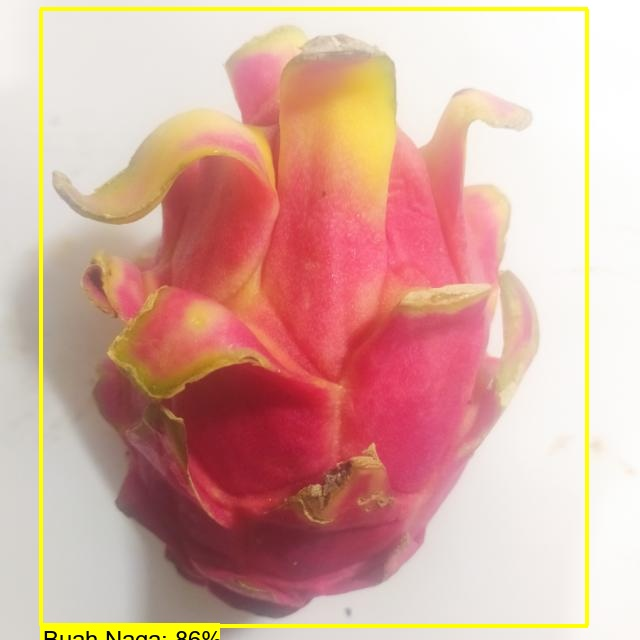

The Python source for this figure:
import os
import tensorflow as tf
from object_detection.utils import label_map_util
from object_detection.utils import visualization_utils as viz_utils
from object_detection.builders import model_builder
from object_detection.utils import config_util
import cv2
import numpy as np
from matplotlib import pyplot as plt
import random
import time
import calendar

from fastapi import FastAPI, File, UploadFile
import uvicorn
import shutil
from fastapi.responses import FileResponse

CUSTOM_MODEL_NAME = 'consumzy_dataset_v2'
PRETRAINED_MODEL_NAME = 'ssd_mobilenet_v2_fpnlite_640x640_coco17_tpu-8'
PRETRAINED_MODEL_URL = 'http://download.tensorflow.org/models/object_detection/tf2/20200711/ssd_mobilenet_v2_fpnlite_640x640_coco17_tpu-8.tar.gz'
TF_RECORD_SCRIPT_NAME = 'generate_tfrecord.py'
LABEL_MAP_NAME = 'label_map.pbtxt'

paths = {
    'WORKSPACE_PATH': os.path.join('Tensorflow', 'workspace'),
    'SCRIPTS_PATH': os.path.join('Tensorflow', 'scripts'),
    # 'APIMODEL_PATH': os.path.join('Tensorflow', 'models'),
    'ANNOTATION_PATH': os.path.join('Tensorflow', 'workspace', 'annotations_2'),
    # 'MODEL_PATH': os.path.join('Tensorflow', 'workspace', 'models'),
    'PRETRAINED_MODEL_PATH': os.path.join('Tensorflow', 'workspace', 'pre-trained-models'),
    'CHECKPOINT_PATH': os.path.join('Tensorflow', 'workspace', 'models', CUSTOM_MODEL_NAME),
    # 'OUTPUT_PATH': os.path.join('Tensorflow', 'workspace', 'models', CUSTOM_MODEL_NAME, 'export'),
    # 'TFJS_PATH': os.path.join('Tensorflow', 'workspace', 'models', CUSTOM_MODEL_NAME, 'tfjsexport'),
    # 'TFLITE_PATH': os.path.join('Tensorflow', 'workspace', 'models', CUSTOM_MODEL_NAME, 'tfliteexport'),
    # 'PROTOC_PATH': os.path.join('Tensorflow', 'protoc'),
}

files = {
    'PIPELINE_CONFIG': os.path.join('Tensorflow', 'workspace', 'models', CUSTOM_MODEL_NAME, 'pipeline.config'),
    'TF_RECORD_SCRIPT': os.path.join(paths['SCRIPTS_PATH'], TF_RECORD_SCRIPT_NAME),
    'LABELMAP': os.path.join(paths['ANNOTATION_PATH'], LABEL_MAP_NAME)
}


configs = config_util.get_configs_from_pipeline_file(files['PIPELINE_CONFIG'])
detection_model = model_builder.build(
    model_config=configs['model'], is_training=False)


ckpt = tf.compat.v2.train.Checkpoint(model=detection_model)
ckpt.restore(os.path.join(paths['CHECKPOINT_PATH'], 'ckpt-6')).expect_partial()


@tf.function
def detect_fn(image):
    image, shapes = detection_model.preprocess(image)
    prediction_dict = detection_model.predict(image, shapes)
    detections = detection_model.postprocess(prediction_dict, shapes)
    return detections


category_index = label_map_util.create_category_index_from_labelmap(
    files['LABELMAP'])

app = FastAPI(title='Consumzy: Food Scanning', version='1.0')

@app.post("/predict")
async def predict(file: UploadFile= File(...)):
    upload_dir = os.path.join(os.getcwd(), "uploads")
    # Create the upload directory if it doesn't exist
    if not os.path.exists(upload_dir):
        os.makedirs(upload_dir)

    # get the destination path
    dest = os.path.join(upload_dir, file.filename)
    with open(dest, "wb") as buffer:
        shutil.copyfileobj(file.file, buffer)

    
    img = cv2.imread(dest)
    image_np = np.array(img)

    input_tensor = tf.convert_to_tensor(
        np.expand_dims(image_np, 0), dtype=tf.float32)
    detections = detect_fn(input_tensor)

    num_detections = int(detections.pop('num_detections'))
    detections = {key: value[0, :num_detections].numpy()
                for key, value in detections.items()}
    detections['num_detections'] = num_detections

    # # detection_classes should be ints.
    detections['detection_classes'] = detections['detection_classes'].astype(np.int64)

    label_id_offset = 1
    image_np_with_detections = image_np.copy()

    viz_utils.visualize_boxes_and_labels_on_image_array(
        image_np_with_detections,
        detections['detection_boxes'],
        detections['detection_classes']+label_id_offset,
        detections['detection_scores'],
        category_index,
        use_normalized_coordinates=True,
        max_boxes_to_draw=1,
        min_score_thresh=.5,
        agnostic_mode=False)
    
    current_GMT = time.gmtime()

    time_stamp = calendar.timegm(current_GMT)

    result_file = 'detect' + str(time_stamp) +'.jpg'

    cv2.imwrite(result_file, image_np_with_detections)
    # print(image_np_with_detections)
    return FileResponse(result_file)


if __name__ == '__main__':
    uvicorn.run("detect:app", host="127.0.0.1", port=8090, reload=True)
